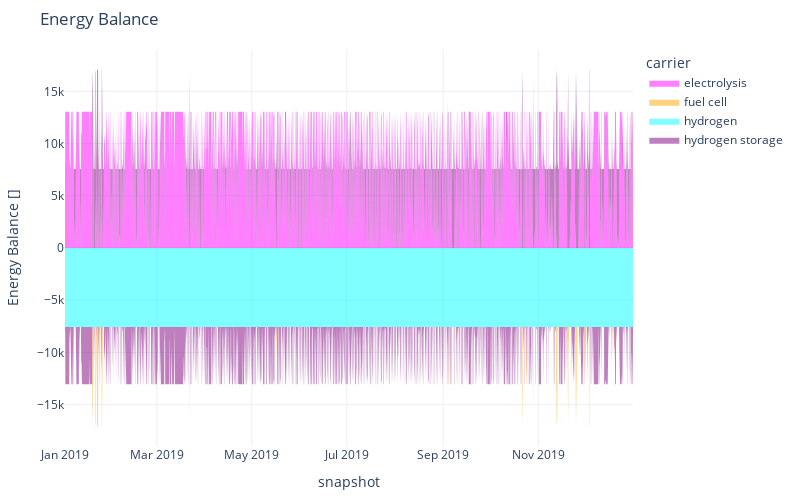

Here is the notebook cell this chart was saved with:
### Code cell
n.statistics.energy_balance.iplot.area(bus_carrier="hydrogen")

### Figure 1 — Plotly figure (JSON) as saved in the notebook; plotly's stock layout.template omitted (floating-point values rounded to 4 significant figures; data arrays with more than 128 entries replaced by an {"elided": "..."} marker saying what was removed)
{"data": [{"fillpattern": {"shape": ""}, "hovertemplate": "carrier=electrolysis<br>snapshot=%{x}<br>Energy Balance []=%{y}<extra></extra>", "legendgroup": "electrolysis", "line": {"color": "magenta", "width": 0}, "marker": {"symbol": "circle"}, "mode": "lines", "name": "electrolysis", "orientation": "v", "showlegend": false, "stackgroup": "positive", "type": "scatter", "x": {"elided": "2454 str values"}, "xaxis": "x", "y": {"elided": "2454 float values"}, "yaxis": "y"}, {"fillpattern": {"shape": ""}, "hovertemplate": "carrier=hydrogen storage<br>snapshot=%{x}<br>Energy Balance []=%{y}<extra></extra>", "legendgroup": "hydrogen storage", "line": {"color": "purple", "width": 0}, "marker": {"symbol": "circle"}, "mode": "lines", "name": "hydrogen storage", "orientation": "v", "showlegend": false, "stackgroup": "positive", "type": "scatter", "x": {"elided": "1317 str values"}, "xaxis": "x", "y": {"elided": "1317 float values"}, "yaxis": "y"}, {"fillpattern": {"shape": ""}, "hovertemplate": "carrier=hydrogen<br>snapshot=%{x}<br>Energy Balance []=%{y}<extra></extra>", "legendgroup": "hydrogen", "line": {"color": "cyan", "width": 0}, "marker": {"symbol": "circle"}, "mode": "lines", "name": "hydrogen", "orientation": "v", "showlegend": false, "stackgroup": "negative", "type": "scatter", "x": {"elided": "2920 str values"}, "xaxis": "x", "y": {"elided": "2920 float values"}, "yaxis": "y"}, {"fillpattern": {"shape": ""}, "hovertemplate": "carrier=hydrogen storage<br>snapshot=%{x}<br>Energy Balance []=%{y}<extra></extra>", "legendgroup": "hydrogen storage", "line": {"color": "purple", "width": 0}, "marker": {"symbol": "circle"}, "mode": "lines", "name": "hydrogen storage", "orientation": "v", "showlegend": false, "stackgroup": "negative", "type": "scatter", "x": {"elided": "1602 str values"}, "xaxis": "x", "y": {"elided": "1602 float values"}, "yaxis": "y"}, {"fillpattern": {"shape": ""}, "hovertemplate": "carrier=fuel cell<br>snapshot=%{x}<br>Energy Balance []=%{y}<extra></extra>", "legendgroup": "fuel cell", "line": {"color": "orange", "width": 0}, "marker": {"symbol": "circle"}, "mode": "lines", "name": "fuel cell", "orientation": "v", "showlegend": false, "stackgroup": "negative", "type": "scatter", "x": ["2019-01-18T15:00:00", "2019-01-18T18:00:00", "2019-01-18T21:00:00", "2019-01-19T00:00:00", "2019-01-20T15:00:00", "2019-01-20T18:00:00", "2019-01-20T21:00:00", "2019-01-21T00:00:00", "2019-01-21T15:00:00", "2019-01-21T18:00:00", "2019-01-21T21:00:00", "2019-01-22T00:00:00", "2019-01-22T03:00:00", "2019-01-22T06:00:00", "2019-01-24T15:00:00", "2019-01-24T18:00:00", "2019-01-24T21:00:00", "2019-03-20T18:00:00", "2019-03-21T18:00:00", "2019-03-21T21:00:00", "2019-03-22T00:00:00", "2019-03-28T18:00:00", "2019-05-16T18:00:00", "2019-07-19T18:00:00", "2019-09-03T18:00:00", "2019-09-07T15:00:00", "2019-10-21T15:00:00", "2019-10-21T18:00:00", "2019-10-21T21:00:00", "2019-10-22T15:00:00", "2019-10-28T18:00:00", "2019-10-28T21:00:00", "2019-11-10T15:00:00", "2019-11-12T15:00:00", "2019-11-12T18:00:00", "2019-11-12T21:00:00", "2019-11-13T00:00:00", "2019-11-13T03:00:00", "2019-11-13T06:00:00", "2019-11-13T09:00:00", "2019-11-19T15:00:00", "2019-11-19T21:00:00", "2019-11-20T00:00:00", "2019-11-20T03:00:00", "2019-11-20T06:00:00", "2019-11-20T09:00:00", "2019-11-24T21:00:00", "2019-11-25T00:00:00", "2019-11-25T03:00:00", "2019-11-25T06:00:00", "2019-11-25T09:00:00", "2019-11-25T12:00:00", "2019-11-25T15:00:00", "2019-11-25T18:00:00", "2019-11-25T21:00:00", "2019-11-30T15:00:00", "2019-12-03T15:00:00", "2019-12-03T18:00:00", "2019-12-03T21:00:00", "2019-12-18T15:00:00"], "xaxis": "x", "y": [-7671.0, -9502.0, -9502.0, -6958.0, -9502.0, -9252.0, -9502.0, -5338.0, -9502.0, -9502.0, -9502.0, -9502.0, -9502.0, -9502.0, -9502.0, -9502.0, -3726.0, -828.1, -9502.0, -9502.0, -2694.0, -553.9, -4088.0, -677.8, -7061.0, -4158.0, -7337.0, -9502.0, -8166.0, -626.4, -8823.0, -7130.0, -6734.0, -9502.0, -9223.0, -8803.0, -5730.0, -9502.0, -9502.0, -763.3, -2287.0, -2492.0, -5482.0, -7507.0, -9502.0, -2917.0, -3191.0, -4198.0, -5323.0, -9502.0, -3315.0, -371.9, -9502.0, -4727.0, -6164.0, -4773.0, -9502.0, -9502.0, -3952.0, -3307.0], "yaxis": "y"}, {"fillpattern": {"shape": ""}, "hovertemplate": "carrier=electrolysis<br>snapshot=%{x}<br>Energy Balance []=%{y}<extra></extra>", "legendgroup": "electrolysis", "line": {"color": "magenta", "width": 0}, "marker": {"symbol": "circle"}, "mode": "lines", "name": "electrolysis", "orientation": "v", "showlegend": true, "stackgroup": "1", "type": "scatter", "x": ["2019-12-31T21:00:00"], "xaxis": "x", "y": [null], "yaxis": "y"}, {"fillpattern": {"shape": ""}, "hovertemplate": "carrier=fuel cell<br>snapshot=%{x}<br>Energy Balance []=%{y}<extra></extra>", "legendgroup": "fuel cell", "line": {"color": "orange", "width": 0}, "marker": {"symbol": "circle"}, "mode": "lines", "name": "fuel cell", "orientation": "v", "showlegend": true, "stackgroup": "1", "type": "scatter", "x": ["2019-12-31T21:00:00"], "xaxis": "x", "y": [null], "yaxis": "y"}, {"fillpattern": {"shape": ""}, "hovertemplate": "carrier=hydrogen<br>snapshot=%{x}<br>Energy Balance []=%{y}<extra></extra>", "legendgroup": "hydrogen", "line": {"color": "cyan", "width": 0}, "marker": {"symbol": "circle"}, "mode": "lines", "name": "hydrogen", "orientation": "v", "showlegend": true, "stackgroup": "1", "type": "scatter", "x": ["2019-12-31T21:00:00"], "xaxis": "x", "y": [null], "yaxis": "y"}, {"fillpattern": {"shape": ""}, "hovertemplate": "carrier=hydrogen storage<br>snapshot=%{x}<br>Energy Balance []=%{y}<extra></extra>", "legendgroup": "hydrogen storage", "line": {"color": "purple", "width": 0}, "marker": {"symbol": "circle"}, "mode": "lines", "name": "hydrogen storage", "orientation": "v", "showlegend": true, "stackgroup": "1", "type": "scatter", "x": ["2019-12-31T21:00:00"], "xaxis": "x", "y": [null], "yaxis": "y"}], "layout": {"height": 500, "hovermode": "x", "legend": {"title": {"text": "carrier"}, "tracegroupgap": 0}, "margin": {"b": 50, "l": 50, "r": 50, "t": 50}, "title": {"text": "Energy Balance"}, "width": 800, "xaxis": {"anchor": "y", "domain": [0, 1], "title": {"text": "snapshot"}}, "yaxis": {"anchor": "x", "domain": [0, 1], "title": {"text": "Energy Balance []"}}}}
